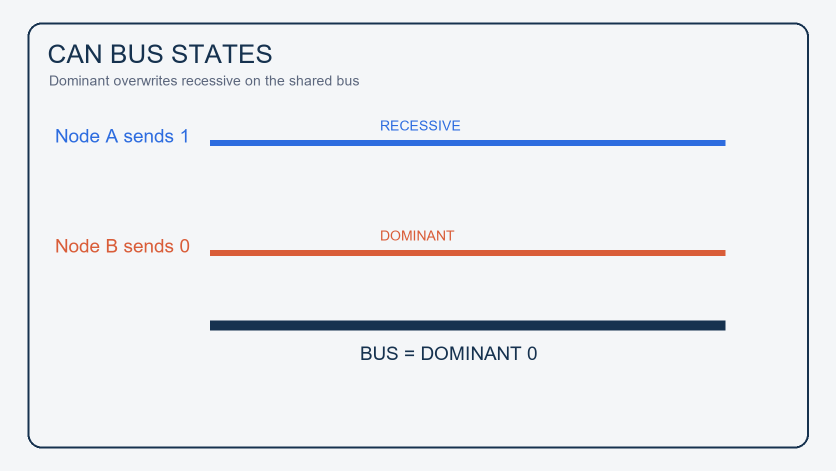
#> input picture assets/can_arbitration_illustrations/01-dominant-recessive.png, 1672 x 941 px (shown at 1/2 size)
$ python -i phase1_post_render_check.py   (imports and definitions only)
#> lines starting #> are read from the running program, lines starting #| are printed output that depends on the picture
"""Fail-closed post-render gate for the local reference-style video chain.

The gate runs after Remotion and before human review or optional editing. It verifies the declared
layout contract, media metadata, representative frame health, full decode,
subtitle authority, and optional assembled-preview audio.
"""

from __future__ import annotations

import argparse
import hashlib
import json
import math
import subprocess
from pathlib import Path
from typing import Any


EXPECTED_WIDTH = 1080
EXPECTED_HEIGHT = 1920
EXPECTED_FPS = 30.0
ALLOWED_CANVASES = {"16:9": (1920, 1080), "9:16": (1080, 1920)}


# [46 lines left out: functions validate_report_canvas, _sha256, _ffprobe, not called in this run]


def _fps(value: object) -> float:
    numerator, _, denominator = str(value or "0/1").partition("/")
    return float(numerator or 0) / float(denominator or 1)


# [235 lines left out: functions validate_layout_contract, _rectangles_intersect, _box_bounds, _mapped_y, validate_rc_highpass_geometry, _decode_check and 2 more, not called in this run]


def scan_all_frames(path: Path, *, allow_dark_edges: bool = False) -> dict[str, Any]:
#> called with allow_dark_edges = False
    try:
        import cv2
        import numpy as np
    except ImportError as exc:
        raise ValueError("opencv_required_for_all_frame_gate") from exc
    capture = cv2.VideoCapture(str(path))
    if not capture.isOpened():
        raise ValueError("all_frame_open_failed")
    metrics: list[dict[str, float]] = []
    previous = None
    try:
        while True:
            ok, frame = capture.read()
#> frame is the input picture: shape (941, 1672, 3); mean B, G, R 240.5, 236.9, 234.7
            if not ok:
                break
            grayscale = cv2.resize(cv2.cvtColor(frame, cv2.COLOR_BGR2GRAY), (270, 480), interpolation=cv2.INTER_AREA)
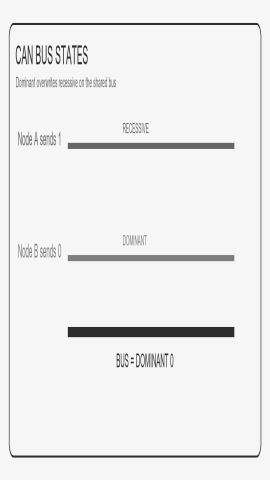
#> grayscale: shape (480, 270); min 45, max 246, mean 237
            edge = np.concatenate((grayscale[:12, :].ravel(), grayscale[-12:, :].ravel(), grayscale[:, :12].ravel(), grayscale[:, -12:].ravel()))
#> edge = 18000 values, max 246 at index 0, min 45 at index 6791, mean 239.7
            delta = 0.0 if previous is None else float(cv2.absdiff(previous, grayscale).mean())
#> delta = 0
            metrics.append(
                {
                    "mean_luma": float(grayscale.mean()),
                    "black_ratio": float((grayscale <= 4).mean()),
                    "unsafe_edge_dark_ratio": float((edge <= 55).mean()),
                    "frame_delta": delta,
                }
            )
            previous = grayscale
    finally:
        capture.release()
    summary = validate_full_frame_metrics(metrics, allow_dark_edges=allow_dark_edges)
    summary["first_frame_luma"] = round(metrics[0]["mean_luma"], 3)
    summary["last_frame_luma"] = round(metrics[-1]["mean_luma"], 3)
    return summary


def _has_audio(path: Path) -> bool:
    metadata = _ffprobe(path)
    return any(stream.get("codec_type") == "audio" for stream in metadata.get("streams", []) if isinstance(stream, dict))


# [113 lines left out: functions _validate_render_identity, run_gate, main, not called in this run]


# [2 lines not run here, left out]

>>> result = scan_all_frames('../assets/can_arbitration_illustrations/01-dominant-recessive.png')

$ run again, on assets/can_arbitration_illustrations/02-two-node-bits.png
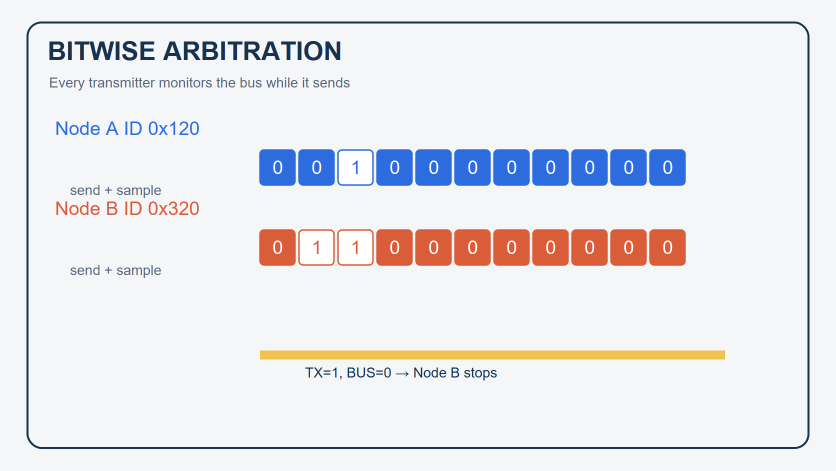
#> input picture assets/can_arbitration_illustrations/02-two-node-bits.png, 1672 x 941 px (shown at 1/2 size)
#> in scan_all_frames, frame is the input picture: shape (941, 1672, 3); mean B, G, R 235.6, 231.6, 231.5
#> in scan_all_frames, `grayscale = cv2.resize(cv2.cvtColor(frame, cv2.COLOR_BGR2GRAY), (270, ..`:
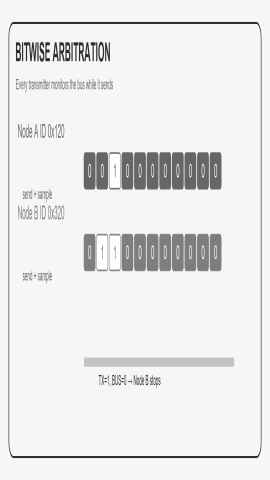
#> grayscale: shape (480, 270); min 45, max 255, mean 232.3
#> edge = 18000 values, max 246 at index 0, min 51 at index 6779, mean 239.6
#> delta = 0

$ run again, on assets/can_arbitration_illustrations/03-id-compare.png
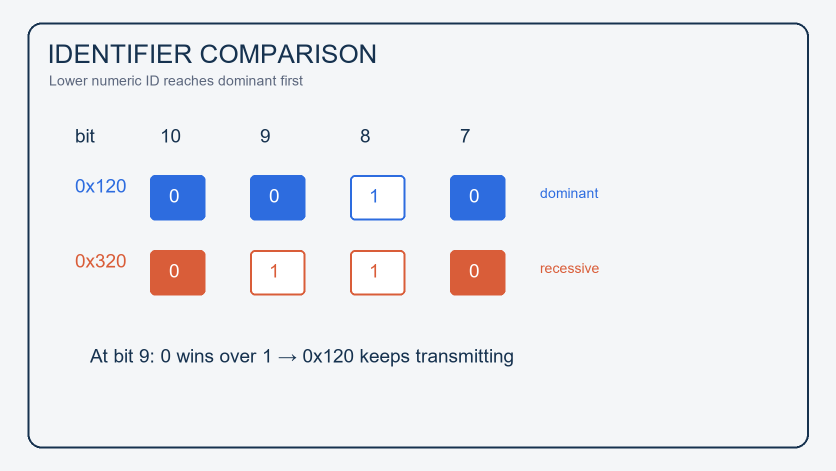
#> input picture assets/can_arbitration_illustrations/03-id-compare.png, 1672 x 941 px (shown at 1/2 size)
#> in scan_all_frames, frame is the input picture: shape (941, 1672, 3); mean B, G, R 240.7, 236.4, 234.5
#> in scan_all_frames, `grayscale = cv2.resize(cv2.cvtColor(frame, cv2.COLOR_BGR2GRAY), (270, ..`:
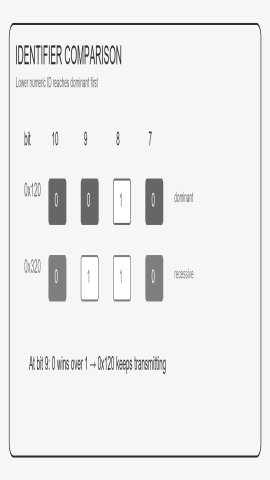
#> grayscale: shape (480, 270); min 45, max 255, mean 236.6
#> edge = 18000 values, max 246 at index 0, min 45 at index 6791, mean 239.7
#> delta = 0

$ run again, on assets/can_arbitration_illustrations/04-loser-stops.png
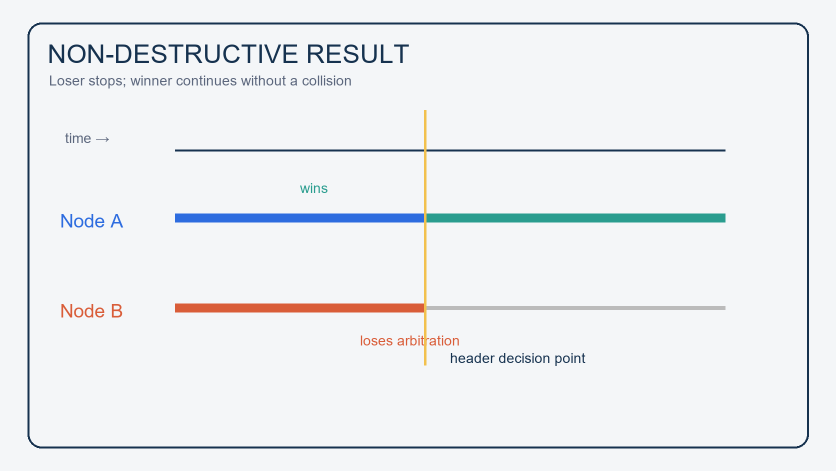
#> input picture assets/can_arbitration_illustrations/04-loser-stops.png, 1672 x 941 px (shown at 1/2 size)
#> in scan_all_frames, frame is the input picture: shape (941, 1672, 3); mean B, G, R 241.4, 238.7, 235.9
#> in scan_all_frames, `grayscale = cv2.resize(cv2.cvtColor(frame, cv2.COLOR_BGR2GRAY), (270, ..`:
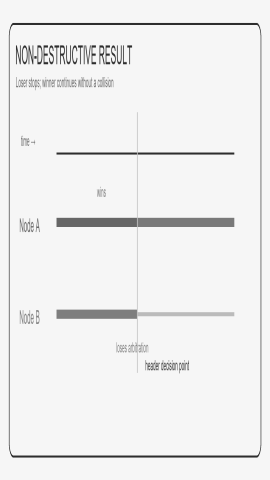
#> grayscale: shape (480, 270); min 45, max 246, mean 238.5
#> edge = 18000 values, max 246 at index 0, min 45 at index 6791, mean 239.7
#> delta = 0
